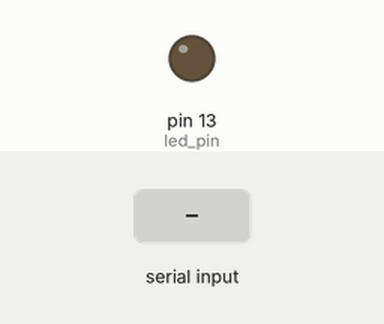
Bench run of a sketch on a simulated Arduino Uno, built with avr-gcc and run on an emulated ATmega328P. Parts: output pins drawn as LEDs (lit = HIGH). The inputs (shaded band) are chosen by the test bench. What the sketch prints to the serial monitor is not drawn.

Above: at 1.2 s.
1.3 s: "1" received over Serial
At 2.1 s:
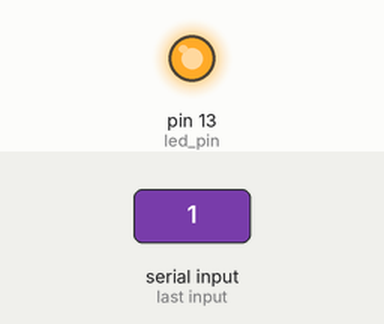
4.3 s: "2" received over Serial
At 4.6 s:
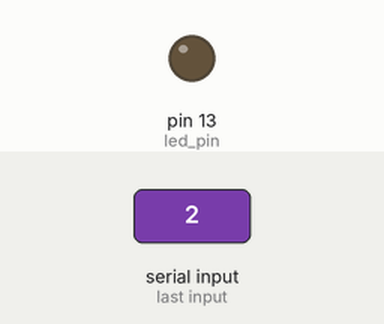
Timing chart, 0 to 7.3 s (numbered marks = the images above; inputs shaded):
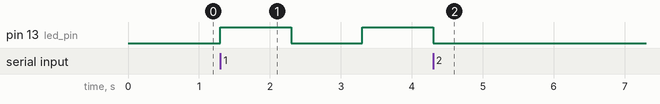

Measured:
- after the input at 1.3 s, pin 13 (led_pin): LOW → HIGH at once, → LOW 1.0 s later, → HIGH 1.0 s later
- after the input at 4.3 s, pin 13 (led_pin): goes on until 4.3 s, then stays LOW

The sketch:

LED_Control.ino
```cpp
/*
  輸入 1: 啟動 Blink, 輸入 2: 關閉 Blink(關燈), 輸入 3: 加速閃爍, 輸入 4: 減速閃爍, 輸入: 5 恆亮
*/
int led_pin   = 13;
int play      = false; // 啟動
int minSpeed  = 100;
int maxSpeed  = 10000;
int initSpeed = 1000;
int curSpeed  = initSpeed;
int delta     = 100;   // 調整 delay(ms) 的參數
int alwaysOn  = false; // 恆亮
void setup() {
  Serial.begin(9600);
  Serial.println("Ready");
  // 設定數位13腳號 = OUTPUT
  pinMode(led_pin, OUTPUT);

}

void loop() {

  // 讀取資料來源
  readData();
  // 執行 LED 效果
  playLED();
}

// 讀取資料來源
void readData() {
  if (Serial.available() > 0) {
    char c = Serial.read();
    switch (c) {
      case '1':
        play = true;
        alwaysOn = false;
        break;
      case '2':
        play = false;
        break;
      case '3':
        curSpeed -= delta;
        if (curSpeed < minSpeed) curSpeed = minSpeed;
        break;
      case '4':
        curSpeed += 100;
        if (curSpeed >= maxSpeed) curSpeed = maxSpeed;
        break;
      case '5':
        alwaysOn = true;
        break;
    }
  }
}

// 執行 LED 效果
void playLED() {
  if(play) {
    if (alwaysOn) { // 恆亮
      // 數位訊號寫入
      digitalWrite(led_pin, HIGH);
    } else {  // 閃爍 Blink
      digitalWrite(led_pin, HIGH);
      delay(curSpeed);
      digitalWrite(led_pin, LOW);
      delay(curSpeed);
    }
  } else {
    digitalWrite(led_pin, LOW);
  }

}
```
